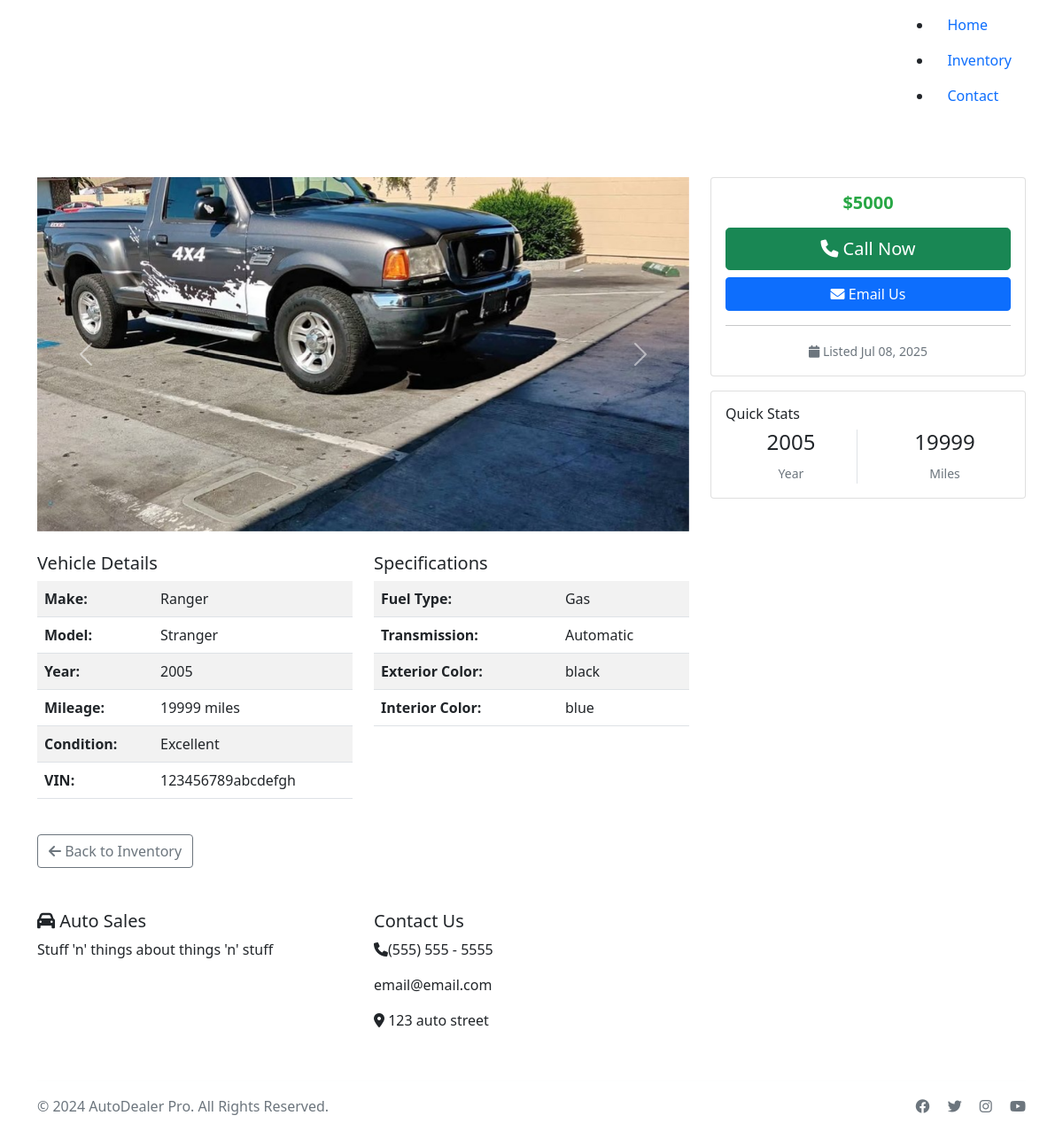
Page /car/3/ on the committed database.
### inventory/models.py (models this page shows, shortened)
class Car(models.Model):
	CONDITION_CHOICES = [
		('excellent', 'Excellent'),
		('good', 'Good'),
		('fair', 'Fair'),
		('poor', 'Poor'),
	]
	FUEL_TYPE_CHOICES = [
		('gas', 'Gas'),
		('diesel', 'Diesel'),
		('hybrid', 'Hybrid'),
		('electric', 'Electric'),
	]
	TRANSMISSION_CHOICES = [
		('manual', 'Manual'),
		('automatic', 'Automatic'),
	]
	make = models.CharField(max_length=50)
	model = models.CharField(max_length=50)
	year = models.IntegerField()
	mileage = models.IntegerField()
	price = models.DecimalField(max_digits=10, decimal_places=2)
	condition = models.CharField(max_length=20, choices=CONDITION_CHOICES)
	fuel_type = models.CharField(max_length=20, choices=FUEL_TYPE_CHOICES)
	transmission = models.CharField(max_length=20, choices=TRANSMISSION_CHOICES)
	exterior_color = models.CharField(max_length=30)
	interior_color = models.CharField(max_length=30)
	vin = models.CharField(max_length=17, unique=True)
	description = models.TextField(blank=True)
	features = models.TextField(blank=True, help_text="List special features, one per line")
	main_image = models.ImageField(upload_to='car_images/', blank=True, null=True)
	image_2 = models.ImageField(upload_to='car_images/', blank=True, null=True)
	image_3 = models.ImageField(upload_to='car_images/', blank=True, null=True)
	image_4 = models.ImageField(upload_to='car_images/', blank=True, null=True)
	image_5 = models.ImageField(upload_to='car_images/', blank=True, null=True)
	is_available = models.BooleanField(default=True)
	is_featured = models.BooleanField(default=False, help_text="Show on homepage")
	created_at = models.DateTimeField(auto_now_add=True)
	updated_at = models.DateTimeField(auto_now=True)
	class Meta:
		ordering = ['-created_at']
		verbose_name = 'Car'
		verbose_name_plural = 'Cars'

### inventory/views.py (the view)
# urls.py: path('car/<int:pk>/', views.car_detail, name='car_detail'),
def car_detail(request, pk):
    car = get_object_or_404(Car, pk=pk, is_available=True)
    images = []
    for field_name in ['main_image', 'image_2', 'image_3', 'image_4', 'image_5']:
        image_field = getattr(car, field_name)
        if image_field:
            images.append(image_field.url)
    features = []
    if car.features:
        features = [feature.strip() for feature in car.features.split('\n') if feature.strip()]
    context = {
        'car': car,
        'images': images,
        'features': features,
    }
    return render(request, 'inventory/car_detail.html', context)

### inventory/templates/inventory/car_detail.html (shortened to what this page needs)
{% extends 'inventory/base.html' %}
{% block content %}
<div class="container my-5">
    <div class="row">
        <div class="col-md-8">
            <div class="mb-4">
                {% if images %}
                <div id="carCarousel" class="carousel slide" data-bs-ride="carousel">
                    <div class="carousel-inner">
                        {% for image in images %}
                        <div class="carousel-item {% if forloop.first %}active{% endif %}">
                            <img src="{{ image }}" class="d-block w-100" alt="Car Image" style="height: 400px; object-fit: cover;">
                        </div>
                        {% endfor %}
                    </div>
                    {% if images|length > 1 %}
                    <button class="carousel-control-prev" type="button" data-bs-target="#carCarousel" data-bs-slide="prev">
                        <span class="carousel-control-prev-icon"></span>
                    </button>
                    <button class="carousel-control-next" type="button" data-bs-target="#carCarousel" data-bs-slide="next">
                        <span class="carousel-control-next-icon"></span>
                    </button>
                    {% endif %}
                </div>
                {% else %}
                <div class="bg-light d-flex align-items-center justify-content-center" style="height: 400px;">
                    <i class="fas fa-car fa-5x text-muted"></i>
                </div>
                {% endif %}
            </div>
            <div class="row">
                <div class="col-md-6">
                    <h5>Vehicle Details</h5>
                    <table class="table table-striped">
                        <tr>
                            <td><strong>Make:</strong></td>
                            <td>{{ car.make }}</td>
                        </tr>
                        <tr>
                            <td><strong>Model:</strong></td>
                            <td>{{ car.model }}</td>
                        </tr>
                        <tr>
                            <td><strong>Year:</strong></td>
                            <td>{{ car.year }}</td>
                        </tr>
                        <tr>
                            <td><strong>Mileage:</strong></td>
                            <td>{{ car.mileage|floatformat:0 }} miles</td>
                        </tr>
                        <tr>
                            <td><strong>Condition:</strong></td>
                            <td>{{ car.get_condition_display }}</td>
                        </tr>
                        <tr>
                            <td><strong>VIN:</strong></td>
                            <td>{{ car.vin }}</td>
                        </tr>
                    </table>
                </div>
                <div class="col-md-6">
                    <h5>Specifications</h5>
                    <table class="table table-striped">
                        <tr>
                            <td><strong>Fuel Type:</strong></td>
                            <td>{{ car.get_fuel_type_display }}</td>
                        </tr>
                        <tr>
                            <td><strong>Transmission:</strong></td>
                            <td>{{ car.get_transmission_display }}</td>
                        </tr>
                        <tr>
                            <td><strong>Exterior Color:</strong></td>
                            <td>{{ car.exterior_color }}</td>
                        </tr>
                        <tr>
                            <td><strong>Interior Color:</strong></td>
                            <td>{{ car.interior_color }}</td>
                        </tr>
                    </table>
                </div>
            </div>
        </div>
        <div class="col-md-4">
            <div class="card">
                <div class="card-body">
                    <h3 class="text-center price-tag mb-3">${{ car.price|floatformat:0 }}</h3>
                    <div class="d-grid gap-2">
                        <a href="tel:555-123-4567" class="btn btn-success btn-lg">
                            <i class="fas fa-phone"></i> Call Now
                        </a>
                        <a href="mailto:info@autosales.com?subject=Inquiry about {{ car.year }} {{ car.make }} {{ car.model }}"
                           class="btn btn-primary">
                            <i class="fas fa-envelope"></i> Email Us
                        </a>
                    </div>
                    <hr>
                    <div class="text-center">
                        <small class="text-muted">
                            <i class="fas fa-calendar"></i> Listed {{ car.created_at|date:"M d, Y" }}
                        </small>
                    </div>
                </div>
            </div>
            <div class="card mt-3">
                <div class="card-body">
                    <h6>Quick Stats</h6>
                    <div class="row text-center">
                        <div class="col-6">
                            <div class="border-end">
                                <h4>{{ car.year }}</h4>
                                <small class="text-muted">Year</small>
                            </div>
                        </div>
                        <div class="col-6">
                            <h4>{{ car.mileage|floatformat:0 }}</h4>
                            <small class="text-muted">Miles</small>
                        </div>
                    </div>
                </div>
            </div>
        </div>
    </div>
    <div class="mt-4">
        <a href="{% url 'inventory:inventory' %}" class="btn btn-outline-secondary">
            <i class="fas fa-arrow-left"></i> Back to Inventory
        </a>
    </div>
</div>
{% endblock %}

### static/css/style.css (style rules this page uses)
.price-tag { font-size: 1.25rem; font-weight: bold; color: #28a745; }

### rows in the picture
Car: make "Ranger", model "Stranger", year "2005", mileage "19999", condition "Excellent", vin "123456789abcdefgh", fuel_type "Gas", transmission "Automatic", exterior_color "black", interior_color "blue", price "5000", created_at "Jul 08, 2025"
